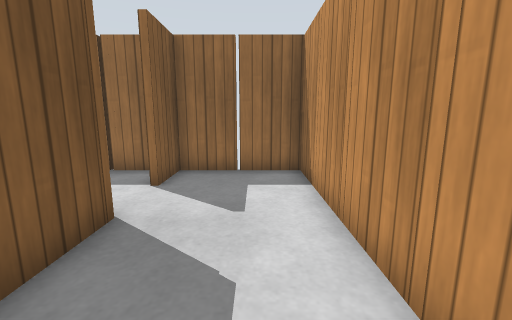
view 1 (above)

15 first-person views from a walk through a robot-simulator world made for Gazebo. The camera is 0.86 m above the floor, tilts 10° down and sees 90° across. The floor is counted in squares, 0.5 m on a side. Each view is taken from the middle of a square. On the plan, view 1 faces up. The plan holds only what a view shows up to about 14 squares ahead; the rest is blank. Simple patterns stand in for the simulator's built-in surfaces.

view 2
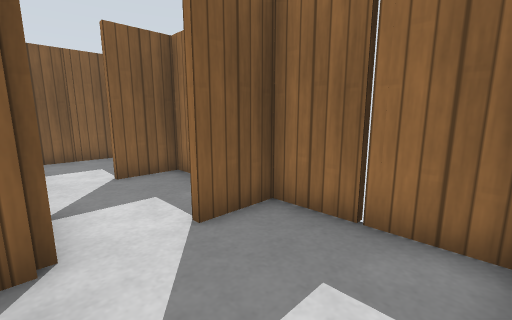

view 3
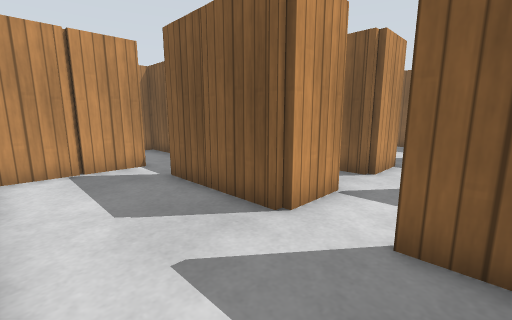

view 4
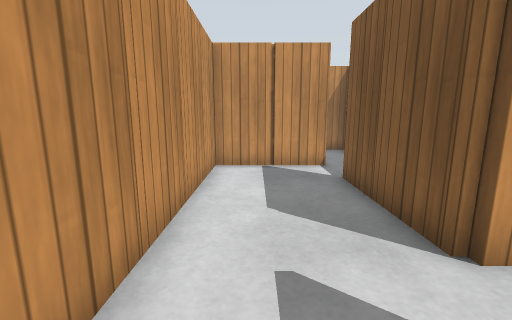

view 5
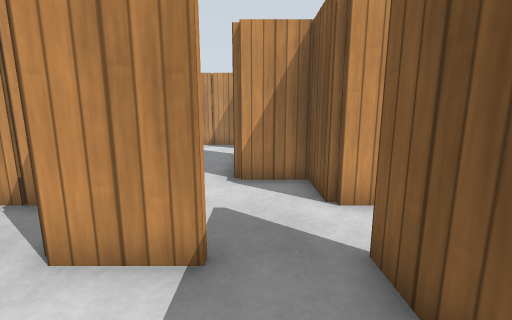

view 6
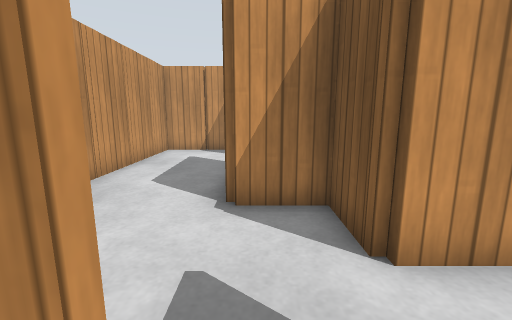

view 7
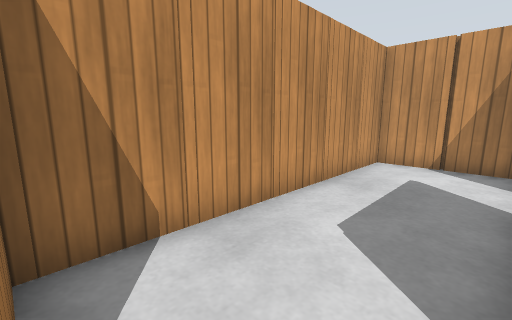

view 8
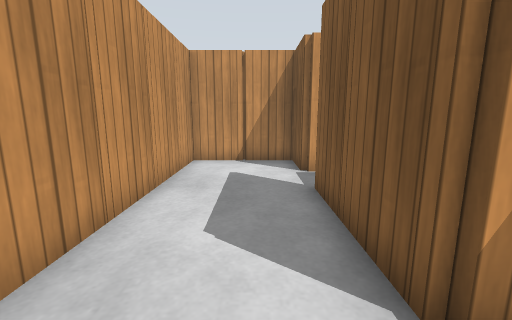

view 9
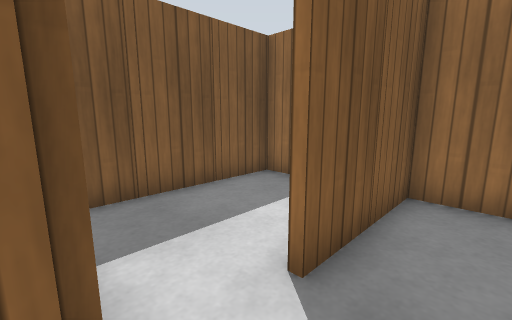

view 10
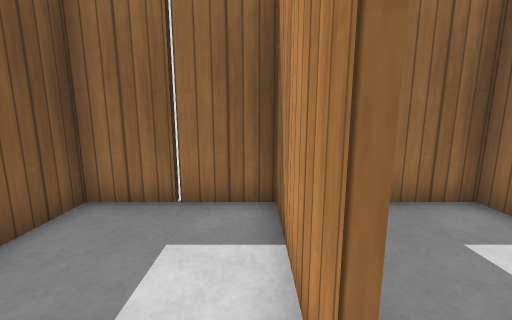

view 11
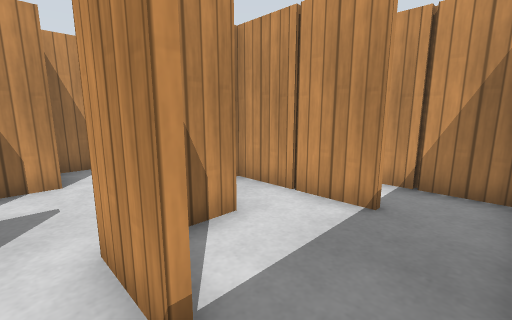

view 12
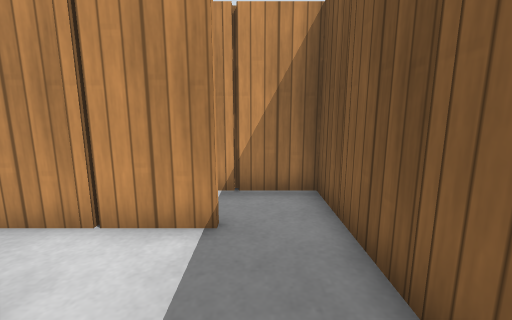

view 13
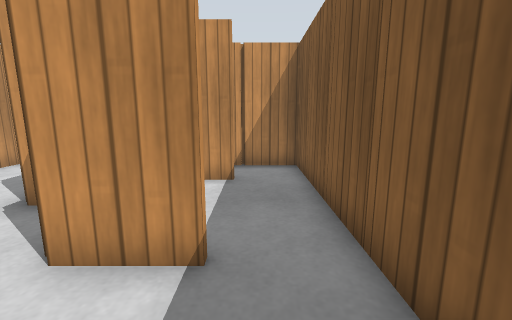

view 14
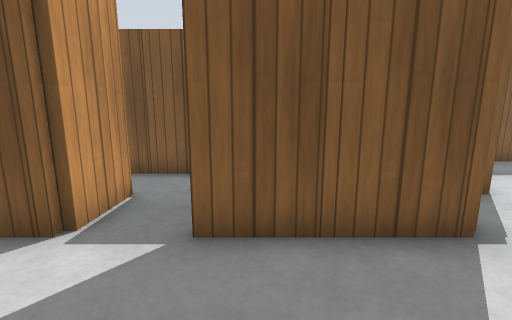

view 15
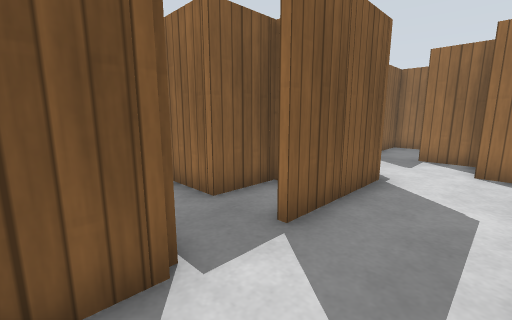

### Floor plan
Points are (right, up) in squares from view 1. A wall is a line through its corners. A room is listed if a view was taken in it or the views show most of it. See-through windows are left out.
Room 1 (views 1, 7, 8, 14, 15)
walls: (-4.6, -1.5) (-4.6, -0.4); (-4.6, -3.5) (-4.6, -2.4); (-2.5, -1.7) (-1.4, -1.7); (-4.6, 0.5) (-4.6, 1.6); (-4.4, -5.7) (-3.5, -5.7); (-8.4, 0) (-8.4, -4); (-5.5, 2.1) (-6.6, 2.1); (-2.4, 1.5) (-2.4, 0); (-8.4, -6) (-8.4, -7.7) (-7.4, -7.7); (0.4, -1.7) (1.4, -1.7) (1.4, 1.6); (-10.4, -2.5) (-10.4, -3.9); (-5.6, -7.7) (-4.6, -7.7) (-4.6, -4.4); (-9.5, -5.7) (-8.5, -5.7)
ways out: opening at (-8, 1.5) to room 2; opening at (-5, 1) to room 2; opening at (0, 1) to room 2; opening at (-10, -5)
objects: wooden post (-8, -6); wooden post (-8, -2); wooden post (-8, 0); wooden post (-7, -8); wooden post (-6, -8); wooden post (-5, -6); wooden post (-4, -4); wooden post (-4, -2); wooden post (-4, 0); wooden post (-1, -2); wooden post (0, -2); wooden post (1, 0)
Room 2 (views 2, 3, 4, 5, 6, 9, 10, 11, 13)
walls: (-4.5, 4.3) (-2.5, 4.3); (-2.4, 4) (-2.4, 1.5); (-6.4, 4) (-6.4, 3.2); (-6.6, 4.1) (-8.5, 4.1); (-3.2, 7.9) (-14.4, 7.9) (-14.4, 2.5); (-6.6, 7.2) (-6.6, 8); (-6.4, 8) (-6.4, 6); (-6.6, 2.1) (-6.6, 3.1); (-8.5, 4.3) (-6.5, 4.3); (1.4, 4.4) (1.4, 5.6); (1.4, 6.4) (1.4, 7.9) (-2.4, 7.9) (-2.4, 6); (1.4, 2.4) (1.4, 3.6); (-10.6, 4) (-10.6, 5.5); (-10.6, 6.4) (-10.6, 8); (-10.4, 2) (-10.4, 0.3) (-8.5, 0.3); (-10.4, 8) (-10.4, 4); (-12.5, 2.3) (-10.5, 2.3)
ways out: opening at (-8, 1.5) to room 1; opening at (-5, 1) to room 1; opening at (0, 1) to room 1; opening at (-14, 2.3) to room 3
objects: wooden post (-15, 4); wooden post (-15, 6); wooden post (-12, 8); wooden post (-10, 2); wooden post (-10, 6); wooden post (-8, 8); wooden post (-6, 4); wooden post (-5, 2); wooden post (-4, 2); wooden post (-4, 8); wooden post (-2, 2); wooden post (-2, 4); wooden post (0, 8); wooden post (2, 2); wooden post (2, 4); wooden post (2, 6)
Room 3 (view 12)
walls: (-12.5, -1.7) (-11.5, -1.7); (-10.6, 0) (-10.6, 1.1); (-14.4, 2.5) (-14.4, -3.7) (-13.4, -3.7)
ways out: opening at (-14, 2.3) to room 2
objects: wooden post (-15, -2); wooden post (-15, 0); wooden post (-15, 2); wooden post (-12, -4); wooden post (-11, -2); wooden post (-10, -2)

Positions as (right, up) in squares from view 1, and headings:
1: (0, 0), facing up
2: (1, 4), facing up-left
3: (1, 7), facing down-left
4: (0, 7), facing down
5: (-9, 7), facing down
6: (-9, 5), facing down
7: (-8, 2), facing down-right
8: (-7, 2), facing down
9: (-9, 2), facing up-left
10: (-11, 3), facing up
11: (-14, 3), facing down-right
12: (-13, 2), facing down
13: (-13, 5), facing down
14: (-5, -3), facing left
15: (-6, -7), facing up-left
